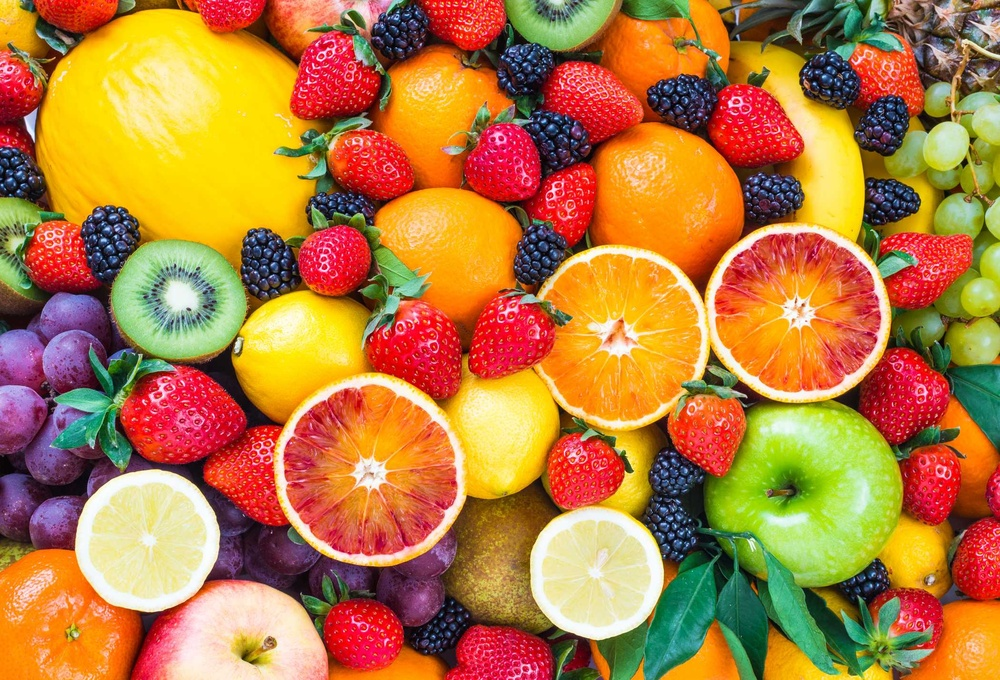
#> input picture fruit.jpg, 1000 x 680 px, shrunk from 2100 x 1427 before the run
$ jupyter execute 1.4.ipynb
#> lines starting #> are read from the running program, lines starting #| are printed output that depends on the picture
[cell 1]
import numpy as np
import scipy.ndimage as nd
import imageio.v2 as iio
import matplotlib.pylab as plt

data = iio.imread('fruit.jpg')
#> data is the input picture: shape (680, 1000, 3); mean R, G, B 181.7, 124.4, 63
print(data.shape)
#| (680, 1000, 3)

d1 = nd.rotate(data, 20)
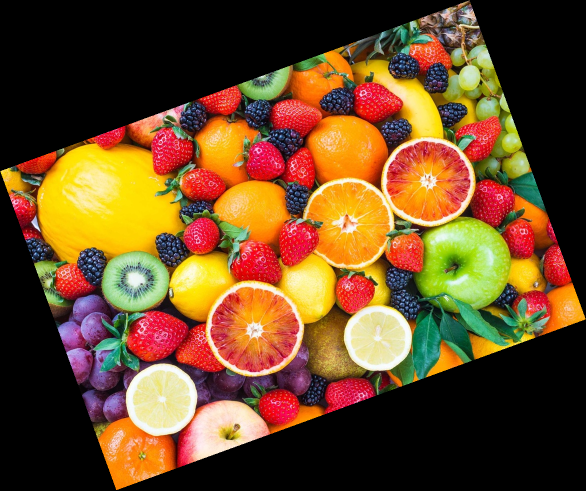
#> d1: shape (981, 1172, 3) (shown at 1/2 size); mean R, G, B 107.2, 73.4, 37.2
plt.imshow(d1)
plt.show()

d2 = nd.rotate(data, 20, reshape=False)
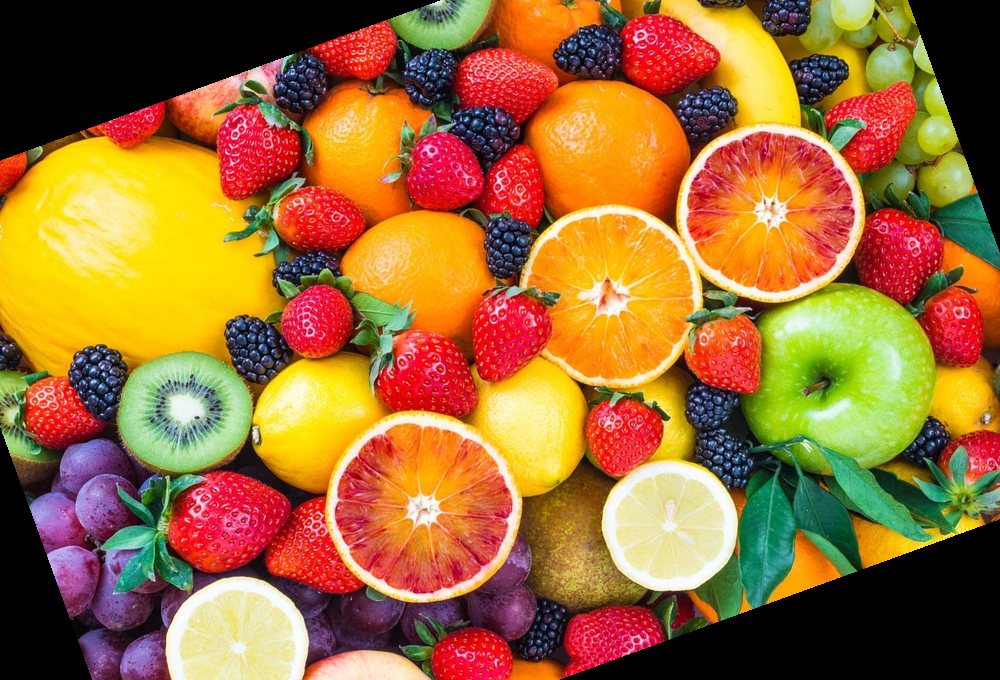
#> d2: shape (680, 1000, 3); mean R, G, B 156.5, 107.8, 53.2
plt.imshow(d2)
plt.show()
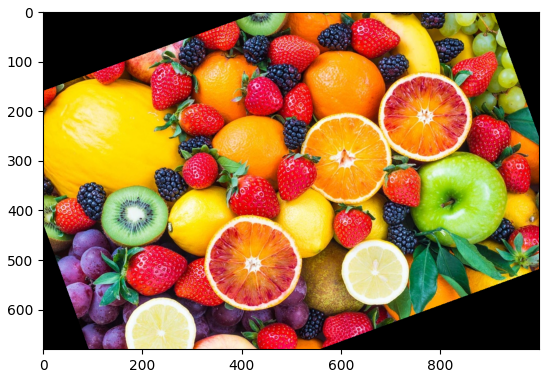
#> figure drawn by matplotlib, 1 panel

$ run again, with orange.jpg copied over fruit.jpg
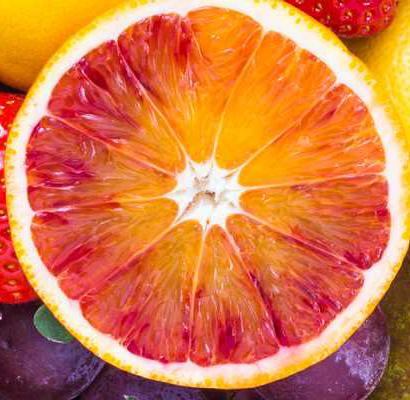
#> input picture orange.jpg, 410 x 400 px
#> data is the input picture: shape (400, 410, 3); mean R, G, B 214.4, 120.4, 71.4
#| (400, 410, 3)
#> `d2 = nd.rotate(data, 20, reshape=False)`:
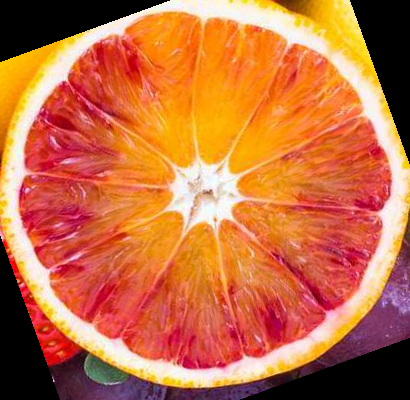
#> d2: shape (400, 410, 3); mean R, G, B 194.6, 109.7, 66.1
#> `[cell 1] import numpy as np import scipy.ndimage as nd import imageio...`:
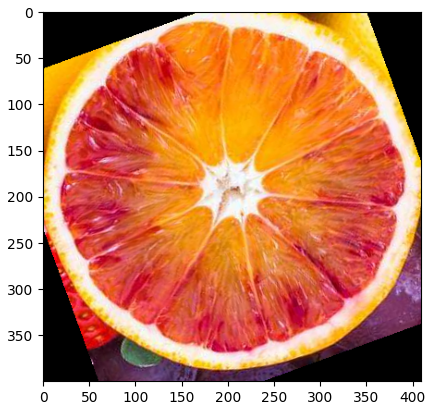
#> figure drawn by matplotlib, 1 panel
